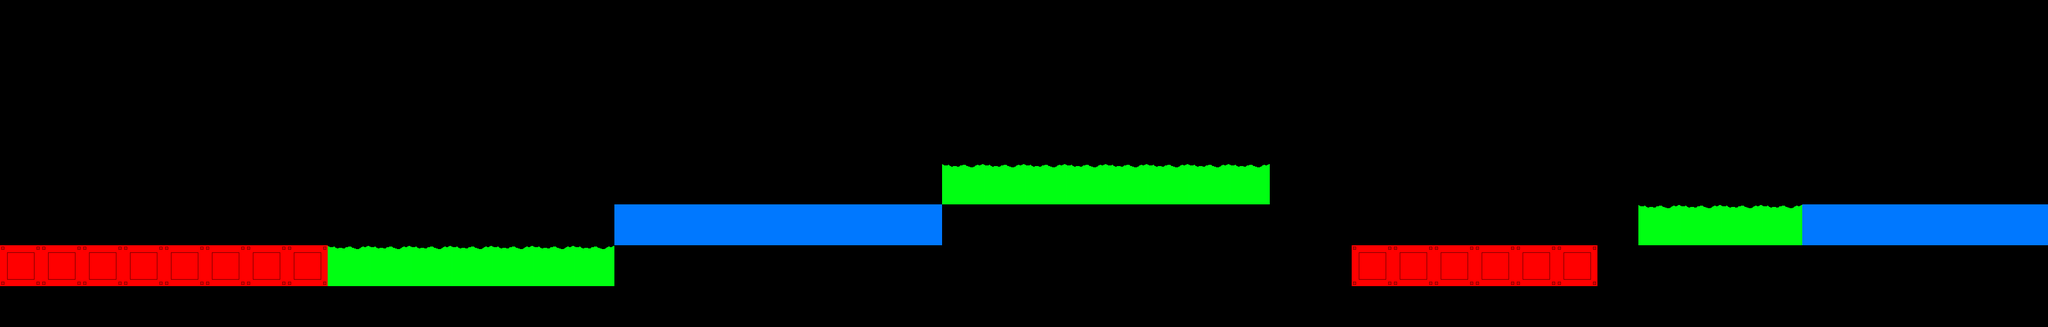

The image is a tile-based game level rendered from a .tmx file. Its description and source (layers, tilesets, objects; grid data summarised) follow:
An orthogonal 50x8 tile map with 64x64 px tiles, 1 tile layer (PLATFORM), 2 tilesets and 3 objects.

<map version="1.0" orientation="orthogonal" renderorder="right-down" width="50" height="8" tilewidth="64" tileheight="64" nextobjectid="31">
 <tileset firstgid="1" name="platformSet" tilewidth="64" tileheight="64" tilecount="3" columns="3">
  <image source="../spritesheets/platformSet.png" width="192" height="64" />
 </tileset>
 <tileset firstgid="4" name="player" tilewidth="64" tileheight="64" tilecount="1" columns="1">
  <image source="../textures/player_red.png" width="64" height="64" />
 </tileset>
 <layer name="PLATFORM" width="50" height="8">
  <data>[400 cells, 47 non-empty, 3 distinct tile ids]</data>
 </layer>
 <objectgroup name="PLAYER">
  <object id="24" gid="4" x="0" y="320" width="64" height="64" />
 </objectgroup>
 <objectgroup name="BOUNDARY">
  <object id="23" x="0" y="-192">
   <polyline points="0,0 0,1024 3328,1024 3328,0 0,0" />
  </object>
 </objectgroup>
 <objectgroup name="FAILBOUNDARY">
  <object id="29" x="0" y="704">
   <polyline points="0,0 3328,0 3328,128 0,128 0,0" />
  </object>
 </objectgroup>
</map>
